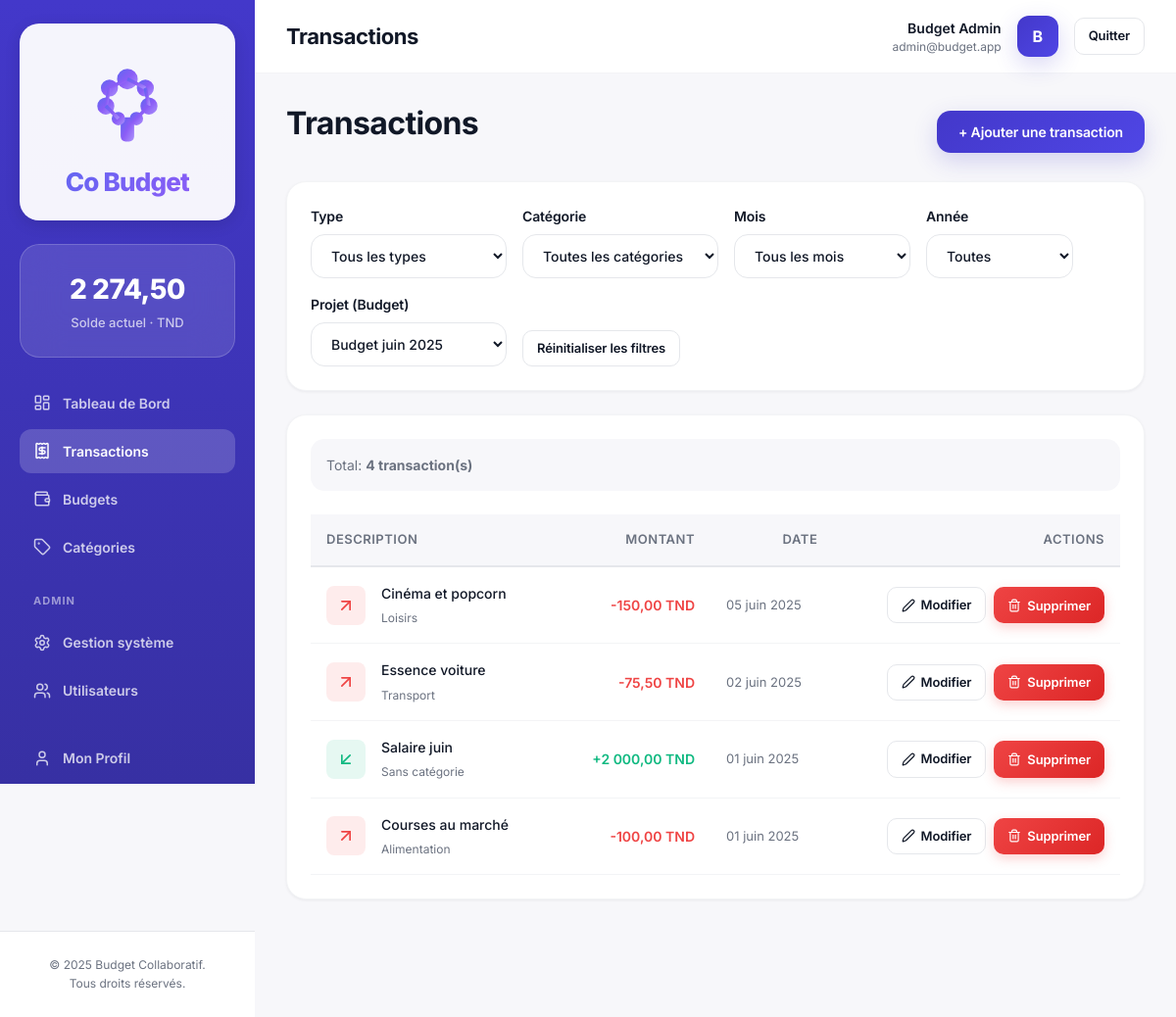
The app's page /modules/transactions/list.php?budget=1 (signed in) with its own data.
### tables this page shows
CREATE TABLE IF NOT EXISTS transactions (
  id INT PRIMARY KEY AUTO_INCREMENT,
  montant DECIMAL(10, 2) NOT NULL,
  type ENUM('revenu', 'depense') NOT NULL,
  description VARCHAR(255),
  date_transaction DATE NOT NULL,
  id_utilisateur INT NOT NULL,
  id_budget INT,
  id_categorie INT,
  date_creation TIMESTAMP DEFAULT CURRENT_TIMESTAMP,
  updated_at TIMESTAMP DEFAULT CURRENT_TIMESTAMP ON UPDATE CURRENT_TIMESTAMP,
  FOREIGN KEY (id_utilisateur) REFERENCES utilisateurs(id) ON DELETE CASCADE,
  FOREIGN KEY (id_budget) REFERENCES budgets(id) ON DELETE SET NULL,
  FOREIGN KEY (id_categorie) REFERENCES categories(id) ON DELETE SET NULL,
  INDEX idx_utilisateur (id_utilisateur),
  INDEX idx_budget (id_budget),
  INDEX idx_categorie (id_categorie),
  INDEX idx_date (date_transaction),
  INDEX idx_type (type)
);

CREATE TABLE IF NOT EXISTS categories (
  id INT PRIMARY KEY AUTO_INCREMENT,
  nom VARCHAR(100) NOT NULL,
  icone VARCHAR(50),
  couleur VARCHAR(7),
  est_defaut BOOLEAN DEFAULT FALSE,
  id_utilisateur INT,
  date_creation TIMESTAMP DEFAULT CURRENT_TIMESTAMP,
  FOREIGN KEY (id_utilisateur) REFERENCES utilisateurs(id) ON DELETE CASCADE,
  INDEX idx_utilisateur (id_utilisateur),
  INDEX idx_defaut (est_defaut)
);

### helpers/auth_helper.php (called while the page is built, shortened)
<?php
function getCurrentUser() {
    return $_SESSION['user'] ?? null;
}
function isGuest() {
    $user = getCurrentUser();
    return $user && ($user['role'] === ROLE_GUEST || !empty($user['is_guest']));
}

### helpers/validation_helper.php (called while the page is built, shortened)
<?php
function sanitize($input) {
    $input = trim($input);
    $input = stripslashes($input);
    $input = htmlspecialchars($input, ENT_QUOTES, 'UTF-8');
    return $input;
}

### helpers/format_helper.php (called while the page is built, shortened)
<?php
function formatMoney($amount, $currency = 'TND') {
    $formatted = number_format((float) $amount, 2, ',', ' ');
    return $formatted . ' ' . $currency;
}
function formatDate($date) {
    $months = [
        1 => 'janvier', 2 => 'février', 3 => 'mars', 4 => 'avril',
        5 => 'mai', 6 => 'juin', 7 => 'juillet', 8 => 'août',
        9 => 'septembre', 10 => 'octobre', 11 => 'novembre', 12 => 'décembre'
    ];
    $dateObj = new DateTime($date);
    $day = $dateObj->format('d');
    $month = $dateObj->format('n');
    $year = $dateObj->format('Y');
    return $day . ' ' . $months[$month] . ' ' . $year;
}

### modules/transactions/list.php (the view, shortened to what this page needs)
<?php
require_once '../../config/database.php';
require_once '../../helpers/auth_helper.php';
require_once '../../helpers/validation_helper.php';
require_once '../../helpers/format_helper.php';
$userId = getCurrentUserId();
$filterType = sanitize($_GET['type'] ?? '');
$filterCategory = sanitize($_GET['category'] ?? '');
$filterMonth = sanitize($_GET['month'] ?? '');
$filterYear = sanitize($_GET['year'] ?? '');
$filterBudget = sanitize($_GET['budget'] ?? '');
$query = 'SELECT t.*, c.nom as categorie, b.nom as budget_nom, u.prenom as user_prenom, u.nom as user_nom
          FROM transactions t
          LEFT JOIN categories c ON t.id_categorie = c.id
          LEFT JOIN budgets b ON t.id_budget = b.id
          LEFT JOIN utilisateurs u ON t.id_utilisateur = u.id
          WHERE (
              t.id_utilisateur = ?
              OR t.id_budget IN (
                  SELECT id FROM budgets WHERE id_createur = ?
                  UNION
                  SELECT id_budget FROM budget_membres WHERE id_utilisateur = ?
              )
          )';
$params = [$userId, $userId, $userId];
if ($filterBudget) {
    $query .= ' AND t.id_budget = ?';
    $params[] = intval($filterBudget);
}
$query .= ' ORDER BY t.date_transaction DESC LIMIT 100';
try {
    $stmt = $pdo->prepare($query);
    $stmt->execute($params);
    $transactions = $stmt->fetchAll();
    $budStmt = $pdo->prepare(
        'SELECT DISTINCT b.id, b.nom FROM budgets b
         LEFT JOIN budget_membres bm ON bm.id_budget = b.id
         WHERE b.id_createur = ? OR bm.id_utilisateur = ?
         ORDER BY b.nom'
    );
    $budStmt->execute([$userId, $userId]);
    $budgets = $budStmt->fetchAll();
} catch (PDOException $e) {
    $error = 'Erreur lors du chargement des transactions.';
    error_log('Database error: ' . $e->getMessage());
}
require_once '../../views/layouts/header.php';
?>
<div style="margin-bottom: var(--spacing-lg);">
    <div class="flex-between" style="margin-bottom: var(--spacing-lg);">
        <h1>Transactions</h1>
        <?php if (!isGuest()): ?>
            <a href="<?php echo BASE_URL; ?>/modules/transactions/add.php" class="btn btn-primary">
                + Ajouter une transaction
            </a>
        <?php endif; ?>
    </div>
    <div class="card">
        <form method="GET" style="display: flex; gap: var(--spacing-base); align-items: flex-end; flex-wrap: wrap;">
            <div class="form-group" style="margin-bottom: 0; flex: 0 1 200px;">
                <label for="type">Type</label>
                <select id="type" name="type" onchange="this.form.submit()">
                    <option value="">Tous les types</option>
                </select>
            </div>
            <div class="form-group" style="margin-bottom: 0; flex: 0 1 200px;">
                <label for="category">Catégorie</label>
                <select id="category" name="category" onchange="this.form.submit()">
                    <option value="">Toutes les catégories</option>
                </select>
            </div>
            <div class="form-group" style="margin-bottom: 0; flex: 0 1 180px;">
                <label for="month">Mois</label>
                <select id="month" name="month" onchange="this.form.submit()">
                    <option value="">Tous les mois</option>
                </select>
            </div>
            <div class="form-group" style="margin-bottom: 0; flex: 0 1 150px;">
                <label for="year">Année</label>
                <select id="year" name="year" onchange="this.form.submit()">
                    <option value="">Toutes</option>
                </select>
            </div>
            <div class="form-group" style="margin-bottom: 0; flex: 0 1 200px;">
                <label for="budget">Projet (Budget)</label>
                <select id="budget" name="budget" onchange="this.form.submit()">
                    <?php foreach ($budgets as $bud): ?>
                        <option value="<?php echo $bud['id']; ?>" <?php echo $filterBudget == $bud['id'] ? 'selected' : ''; ?>>
                            <?php echo htmlspecialchars($bud['nom']); ?>
                        </option>
                    <?php endforeach; ?>
                </select>
            </div>
            <?php if ($filterType || $filterCategory || $filterMonth || $filterYear || $filterBudget): ?>
                <a href="<?php echo BASE_URL; ?>/modules/transactions/list.php" class="btn btn-secondary btn-sm">
                    Réinitialiser les filtres
                </a>
            <?php endif; ?>
        </form>
    </div>
</div>
<div class="card">
    <div style="padding: var(--spacing-base); margin-bottom: var(--spacing-lg); background-color: var(--color-bg); border-radius: var(--radius); font-size: 14px; color: var(--color-text-secondary);">
        Total: <strong><?php echo count($transactions); ?> transaction(s)</strong>
    </div>
    <?php if (empty($transactions)): ?>
        <div style="padding: var(--spacing-lg); text-align: center;">
            <p class="text-center text-muted">
                Aucune transaction trouvée.
            </p>
            <p style="font-size: 12px; color: #999; margin-top: var(--spacing-base);">
                Utilisateur ID: <?php echo htmlspecialchars($userId); ?> |
                Type: <?php echo htmlspecialchars($filterType ?: 'tous'); ?> |
                Catégorie: <?php echo htmlspecialchars($filterCategory ?: 'toutes'); ?> |
                Mois: <?php echo htmlspecialchars($filterMonth ?: 'tous'); ?>
            </p>
            <a href="<?php echo BASE_URL; ?>/modules/transactions/add.php" class="btn btn-primary" style="margin-top: var(--spacing-base);">
                + Ajouter une transaction
            </a>
        </div>
    <?php else: ?>
        <table class="transaction-table">
            <thead>
                <tr style="border-bottom: 2px solid var(--color-border);">
                    <th style="padding: var(--spacing-base);">Description</th>
                    <th style="padding: var(--spacing-base); text-align: right;">Montant</th>
                    <th style="padding: var(--spacing-base); text-align: right;">Date</th>
                    <th style="padding: var(--spacing-base); text-align: right;">Actions</th>
                </tr>
            </thead>
            <tbody>
                <?php foreach ($transactions as $transaction):
                    $showActions = TRUE;
                    require '../../views/partials/transaction_row.php';
                endforeach; ?>
            </tbody>
        </table>
    <?php endif; ?>
</div>
<?php require_once '../../views/layouts/footer.php'; ?>

### views/partials/transaction_row.php (shortened to what this page needs)
<?php
require_once __DIR__ . '/../../helpers/format_helper.php';
$showActions = $showActions ?? TRUE;
$transactionType = $transaction['type'];
$isIncome = $transactionType === 'revenu';
$amount = $transaction['montant'];
$formattedAmount = formatMoney($amount);
$amountColor = $isIncome ? '#10B981' : '#EF4444';
$amountSign = $isIncome ? '+' : '-';
$categoryName = $transaction['categorie'] ?? 'Sans catégorie';
$transactionDate = formatDate($transaction['date_transaction']);
$description = $transaction['description'] ?? '';
?>
<tr style="border-bottom: 1px solid var(--color-border);">
    <td style="padding: var(--spacing-base);">
        <div style="
            display: flex;
            align-items: center;
            gap: var(--spacing-base);
        ">
            <div style="
                width: 40px;
                height: 40px;
                border-radius: 8px;
                background-color: rgba(<?php echo $isIncome ? '16, 185, 129' : '239, 68, 68'; ?>, 0.1);
                display: flex;
                align-items: center;
                justify-content: center;
                color: <?php echo $amountColor; ?>;
            ">
                <i data-lucide="<?php echo $isIncome ? 'arrow-down-left' : 'arrow-up-right'; ?>" style="width: 20px; height: 20px;"></i>
            </div>
            <div style="flex: 1;">
                <?php if ($description): ?>
                    <p style="
                        font-weight: 500;
                        margin: 0;
                        color: var(--color-text-primary);
                    ">
                        <?php echo htmlspecialchars($description); ?>
                    </p>
                <?php endif; ?>
                <p style="
                    font-size: 12px;
                    color: var(--color-text-secondary);
                    margin: 4px 0 0 0;
                ">
                    <?php echo htmlspecialchars($categoryName); ?>
                </p>
            </div>
        </div>
    </td>
    <td style="
        padding: var(--spacing-base);
        text-align: right;
        font-weight: 600;
        color: <?php echo $amountColor; ?>;
    ">
        <?php echo $amountSign; ?><?php echo htmlspecialchars($formattedAmount); ?>
    </td>
    <td style="
        padding: var(--spacing-base);
        font-size: 13px;
        color: var(--color-text-secondary);
    ">
        <?php echo $transactionDate; ?>
    </td>
    <?php if ($showActions && !isGuest()): ?>
        <td style="padding: var(--spacing-base); text-align: right;">
            <div style="display: flex; gap: var(--spacing-sm); justify-content: flex-end;">
                <a href="<?php echo BASE_URL; ?>/modules/transactions/edit.php?id=<?php echo $transaction['id']; ?>" class="btn btn-secondary btn-sm" title="Modifier" style="display: inline-flex; align-items: center; gap: 6px;">
                    <i data-lucide="edit-2" style="width: 14px; height: 14px;"></i> Modifier
                </a>
                <button type="button" class="btn btn-danger btn-sm js-delete-btn" data-url="<?php echo BASE_URL; ?>/modules/transactions/delete.php?id=<?php echo $transaction['id']; ?>" data-message="Êtes-vous sûr de vouloir supprimer cette transaction ?" title="Supprimer" style="display: inline-flex; align-items: center; gap: 6px;">
                    <i data-lucide="trash-2" style="width: 14px; height: 14px;"></i> Supprimer
                </button>
            </div>
        </td>
    <?php endif; ?>
</tr>

### assets/css/transactions.css (style rules this page uses)
.transaction-table { width: 100%; }

### records on screen
transactions: description "Cinéma et popcorn", id_categorie.nom "Loisirs", type "-", montant "150,00 TND", date_transaction "05 juin 2025"
transactions: description "Essence voiture", id_categorie.nom "Transport", type "-", montant "75,50 TND", date_transaction "02 juin 2025"
transactions: description "Salaire juin", categoryName "Sans catégorie", type "+", montant "2 000,00 TND", date_transaction "01 juin 2025"
transactions: description "Courses au marché", id_categorie.nom "Alimentation", type "-", montant "100,00 TND", date_transaction "01 juin 2025"

### other values on screen
$currentBalance "2 274,50"
$item['label'] "Tableau de Bord"
$item['label'] "Transactions"
$item['label'] "Budgets"
$item['label'] "Catégories"
$item['label'] "Gestion système"
$item['label'] "Utilisateurs"
$pageTitle "Transactions"
$user['prenom'] "Budget"
$user['nom'] "Admin"
$user['email'] "admin@budget.app"
substr($user['prenom'], 0, 1) "B"
count($transactions) "4"
APP_NAME "Budget Collaboratif"
form field budget "Budget juin 2025"
